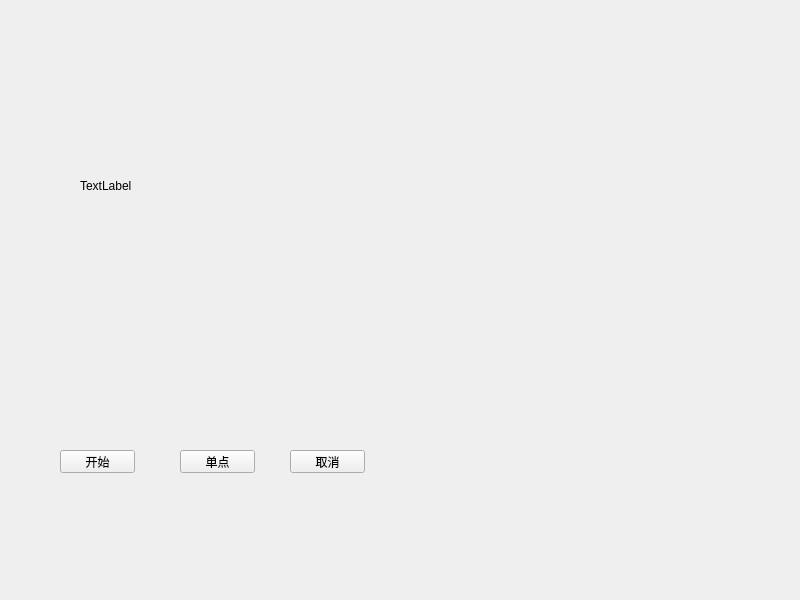
<?xml version="1.0" encoding="UTF-8"?>
<ui version="4.0">
 <class>Widget</class>
 <widget class="QWidget" name="Widget">
  <property name="geometry">
   <rect>
    <x>0</x>
    <y>0</y>
    <width>800</width>
    <height>600</height>
   </rect>
  </property>
  <property name="windowTitle">
   <string>Widget</string>
  </property>
  <widget class="QLabel" name="label">
   <property name="geometry">
    <rect>
     <x>80</x>
     <y>50</y>
     <width>301</width>
     <height>271</height>
    </rect>
   </property>
   <property name="text">
    <string>TextLabel</string>
   </property>
   <property name="scaledContents">
    <bool>true</bool>
   </property>
  </widget>
  <widget class="QPushButton" name="startButton">
   <property name="geometry">
    <rect>
     <x>60</x>
     <y>450</y>
     <width>75</width>
     <height>23</height>
    </rect>
   </property>
   <property name="text">
    <string>开始</string>
   </property>
  </widget>
  <widget class="QPushButton" name="singleButton">
   <property name="geometry">
    <rect>
     <x>180</x>
     <y>450</y>
     <width>75</width>
     <height>23</height>
    </rect>
   </property>
   <property name="text">
    <string>单点</string>
   </property>
  </widget>
  <widget class="QPushButton" name="closeButton">
   <property name="geometry">
    <rect>
     <x>290</x>
     <y>450</y>
     <width>75</width>
     <height>23</height>
    </rect>
   </property>
   <property name="text">
    <string>取消</string>
   </property>
  </widget>
 </widget>
 <resources/>
 <connections/>
</ui>
